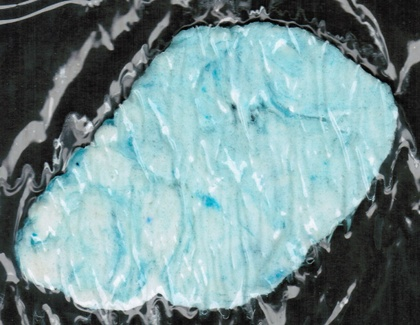
%> input picture database/005-15.jpg, 420 x 325 px, shrunk from 920 x 712 before the run
$ octave --eval "result = recortarNuevo(imread('../../database/005-15.jpg'));"   (GNU Octave 9; MATLAB toolbox functions it lacks are replaced by stand-ins)
%> lines starting %> are read from the running program, lines starting %| are printed output that depends on the picture; in (x1, y1, x2, y2) boxes, pixels count from 0 and x2, y2 are one past the last pixel; in counts of white or black regions, pixels touching at a corner belong together; the program's own positions count from 1
### core/segmentacion/mLuv2RGB.m
function rgb = mLuv2RGB(luvim)

if size(luvim,3) ~= 3
    error('im must have three color channels');
end
if ~isa(luvim,'float')
    luvim = im2single(luvim);
end
imsiz = size(luvim);
%> imsiz = [325 420 3]

RGB = [ 3.2405, -1.5371, -0.4985 ; ...
    -0.9693,  1.8760,  0.0416 ; ...
    0.0556, -0.2040,  1.0573 ];
Up = 0.19784977571475;
Vp = 0.46834507665248;
Yn = 1.00000;

l = luvim(:,:,1);
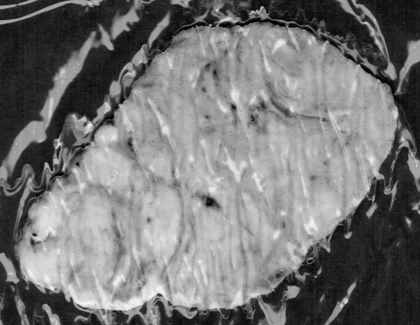
%> l: size 325x420 single; min 0, max 0.969, mean 0.462

y = Yn*l./903.3;
y(l>.8) = (l(l>.8)+16)/116;
%> y: size 325x420 single; min 0, max 0.146, mean 0.00583
y(l>.8) = Yn*(y(l>.8)).^3;
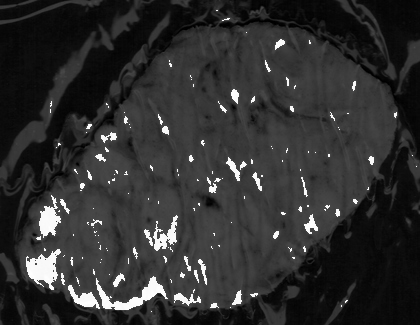
%> y: size 325x420 single; min 0, max 0.00313, mean 0.00059; drawn with min black and max white

u = Up+luvim(:,:,2)./(13*l);
v = Vp+luvim(:,:,3)./(13*l);

x = 9*u.*y./(4*v);
z = (12-3*u-20*v).*y./(4*v);
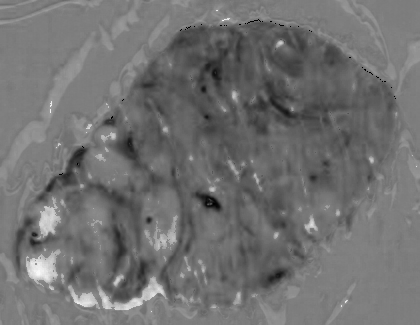
%> z: size 325x420 single; 0.06% of the values are NaN or infinite; the others: min -0.000392, max 0.000429, mean -2.77e-05; drawn with min black, max white, NaN and infinite black

rgb = RGB*reshape(permute(cat(3, x, y, z),[3 1 2]),[3 prod(imsiz(1:2))]);
rgb = reshape(rgb',imsiz);
%> rgb: size 325x420x3 single; 0.06% of the values are NaN or infinite; the others: min -0.000599, max 0.00683, mean 0.000552

zr = find(l < .1);
%> zr = 10120 values from 31 to 136500
rgb([zr zr+prod(imsiz(1:2)) zr+2*prod(imsiz(1:2))]) = 0;
%> rgb: size 325x420x3 single; mean R, G, B 0.00131, 0.000437, -0.000111
rgb = min(rgb,1);
rgb = max(rgb,0);
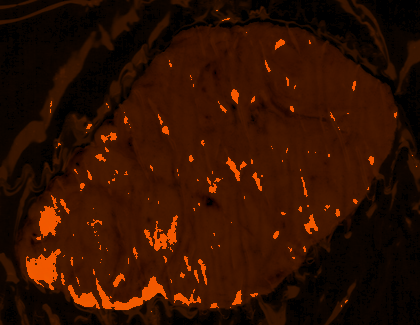
%> rgb: size 325x420x3 single; mean R, G, B 0.00131, 0.000437, 2.68e-07; drawn with min black and max white
%> in recortarNuevo, `lab = rgb2lab(mLuv2RGB(fimg));`: lab: size 325x420x3 single; mean of channels 1, 2, 3 0.0414, 0.0428, 0.0627

### core/segmentacion/calcularUmbral.m
function [ umbral ] = calcularUmbral( alterno )
%UNTITLED Summary of this function goes here
%   Detailed explanation goes here
L = medfilt2(alterno,[3 3]);
db = double(L);
media = mean2(db);
%> media = 0.0409
desviacion = std2(db);
%> desviacion = 0.0383

ratio = desviacion/media;
%> ratio = 0.936

tamano = size(db);
%> tamano = [325 420]

H = tamano(1);
%> H = 325
W = tamano(2);
%> W = 420
centroH = fix(H/2);
%> centroH = 162
centroW = fix(W/2);
%> centroW = 210

r = 10;

ventana = db(centroH-r:centroH+r, centroW-r:centroW+r);
mediaVentana = mean2(ventana);
%> mediaVentana = 0.0533
%mediaVentana = abs(mean2(ventana));
desviacionVentana = std2(ventana);
%> desviacionVentana = 0.00397
%desviacionVentana = abs(std2(ventana));

p1 = db(1:r,1:r);
p2 = db(1:r,W-r:W);
p3 = db(H-r:H, W-r:W);
p4 = db(H-r:H,1:r);

mediaEsquina = (mean2(p1)+mean2(p2)+mean2(p3)+mean2(p4))/4;
%> mediaEsquina = 0.00934
desviacionEsquina = std2([p1(:) ; p2(:) ; p3(:) ; p4(:)]);
%> desviacionEsquina = 0.0122
% [9 lines of commented-out code are left out]
umbral = abs(mediaEsquina) + 2*abs(desviacionEsquina);
%> umbral = 0.0337


end

### core/segmentacion/recortarNuevo.m
function [ mascara, densit] = recortarNuevo( fimg )
%UNTITLED2 Summary of this function goes here
%   Detailed explanation goes here

lab = rgb2lab(mLuv2RGB(fimg));
uL = calcularUmbral(lab(:,:,1));
%> uL = 0.0337
ua = calcularUmbral(lab(:,:,2));
%> in calcularUmbral (call 2), `media = mean2(db);`: media = 0.0423
%> in calcularUmbral (call 2), `desviacion = std2(db);`: desviacion = 0.036
%> in calcularUmbral (call 2), `ratio = desviacion/media;`: ratio = 0.85
%> in calcularUmbral (call 2), `ventana = db(centroH-r:centroH+r, centroW-r:centroW+r);`:
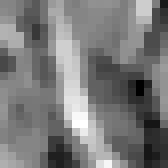
%> ventana: size 21x21 double (shown 8 times larger); min 0.0542, max 0.0624, mean 0.0581; drawn with min black and max white
%> in calcularUmbral (call 2), `mediaVentana = mean2(ventana);`: mediaVentana = 0.0581
%> in calcularUmbral (call 2), `desviacionVentana = std2(ventana);`: desviacionVentana = 0.00149
%> in calcularUmbral (call 2), `mediaEsquina = (mean2(p1)+mean2(p2)+mean2(p3)+mean2(p4))/4;`: mediaEsquina = 0.00819
%> in calcularUmbral (call 2), `desviacionEsquina = std2([p1(:) ; p2(:) ; p3(:) ; p4(:)]);`: desviacionEsquina = 0.0105
%> in calcularUmbral (call 2), `umbral = abs(mediaEsquina) + 2*abs(desviacionEsquina);`: umbral = 0.0292
%> ua = 0.0292
ub = calcularUmbral(lab(:,:,3));
%> in calcularUmbral (call 3), `L = medfilt2(alterno,[3 3]);`:
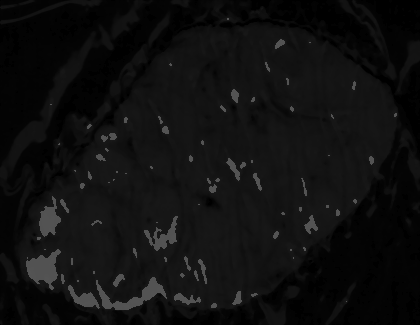
%> L: size 325x420 single; min 0, max 0.331, mean 0.062
%> in calcularUmbral (call 3), `media = mean2(db);`: media = 0.062
%> in calcularUmbral (call 3), `desviacion = std2(db);`: desviacion = 0.058
%> in calcularUmbral (call 3), `ratio = desviacion/media;`: ratio = 0.936
%> in calcularUmbral (call 3), `mediaVentana = mean2(ventana);`: mediaVentana = 0.0809
%> in calcularUmbral (call 3), `desviacionVentana = std2(ventana);`: desviacionVentana = 0.00597
%> in calcularUmbral (call 3), `mediaEsquina = (mean2(p1)+mean2(p2)+mean2(p3)+mean2(p4))/4;`: mediaEsquina = 0.0141
%> in calcularUmbral (call 3), `desviacionEsquina = std2([p1(:) ; p2(:) ; p3(:) ; p4(:)]);`: desviacionEsquina = 0.0185
%> in calcularUmbral (call 3), `umbral = abs(mediaEsquina) + 2*abs(desviacionEsquina);`: umbral = 0.051
%> ub = 0.051

len = size(fimg);
%> len = [325 420 3]
mascara = zeros(len(1),len(2));
densit = zeros(len(1),len(2));
for i=1:len(1)
    for j=1:len(2)
        d = sqrt((fimg(i,j,1)-uL)^2+(fimg(i,j,2)-ua)^2+(fimg(i,j,3)-ub)^2);
        densit(i,j)=d;
        if(d>10)
            mascara(i,j) = 1;
        end
    end
end
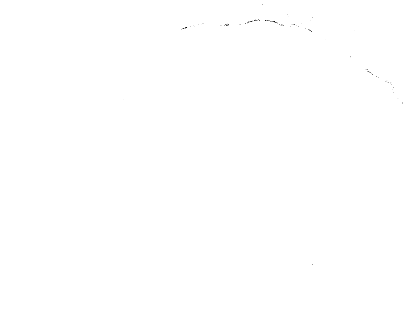
%> densit: size 325x420 double; min 2.24, max 15.97, mean 15.96; drawn with min black and max white
%> mascara: size 325x420 double; values 0 (black) and 1 (white), 100% white; black in thin lines or dots, all inside (x1, y1, x2, y2) = (183, 19, 377, 77)


end

$ run again, on database/008-6.jpg
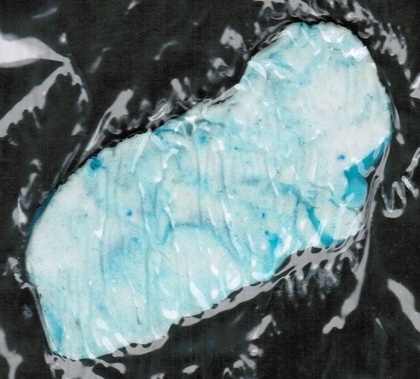
%> input picture database/008-6.jpg, 420 x 379 px, shrunk from 852 x 768 before the run
%> zr = 9089 values from 1 to 159180
%> in mLuv2RGB, `rgb([zr zr+prod(imsiz(1:2)) zr+2*prod(imsiz(1:2))]) = 0;`:
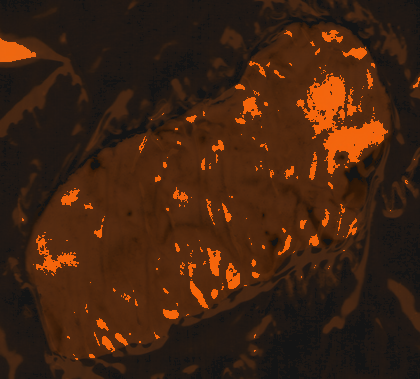
%> rgb: size 379x420x3 single; mean R, G, B 0.00127, 0.000436, -8.5e-05; drawn with min black and max white
%> lab: size 379x420x3 single; mean of channels 1, 2, 3 0.0407, 0.0402, 0.0616
%> media = 0.0403
%> desviacion = 0.0449
%> ratio = 1.11
%> mediaVentana = 0.0514
%> desviacionVentana = 0.00448
%> mediaEsquina = 0.0065
%> desviacionEsquina = 0.00715
%> umbral = 0.0208
%> ua = 0.0183
%> in calcularUmbral (call 3), `L = medfilt2(alterno,[3 3]);`:
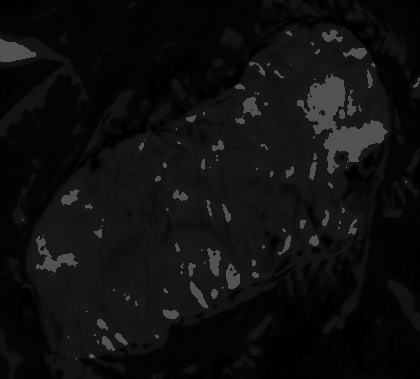
%> L: size 379x420 single; min 0, max 0.332, mean 0.061
%> media = 0.061
%> desviacion = 0.068
%> ratio = 1.11
%> mediaVentana = 0.078
%> desviacionVentana = 0.00672
%> mediaEsquina = 0.00975
%> desviacionEsquina = 0.0108
%> umbral = 0.0313

$ run again, on database/011-20.jpg
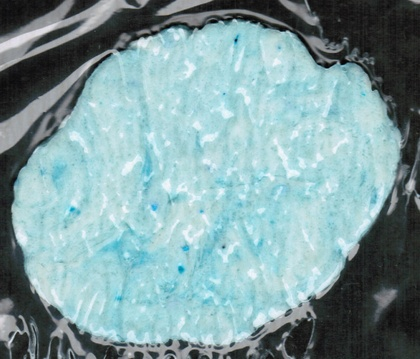
%> input picture database/011-20.jpg, 420 x 359 px, shrunk from 796 x 680 before the run
%> zr = 7331 values from 1 to 150750
%> lab: size 359x420x3 single; mean of channels 1, 2, 3 0.044, 0.0461, 0.0667
%> media = 0.0435
%> desviacion = 0.0347
%> ratio = 0.798
%> mediaVentana = 0.052
%> desviacionVentana = 0.0038
%> mediaEsquina = 0.0117
%> desviacionEsquina = 0.00959
%> umbral = 0.0309
%> ua = 0.0281
%> in calcularUmbral (call 3), `L = medfilt2(alterno,[3 3]);`:
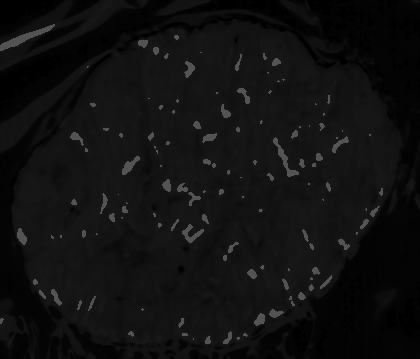
%> L: size 359x420 single; min 0, max 0.331, mean 0.066
%> media = 0.066
%> desviacion = 0.0526
%> ratio = 0.798
%> mediaVentana = 0.0789
%> desviacionVentana = 0.00572
%> mediaEsquina = 0.0177
%> desviacionEsquina = 0.0145
%> umbral = 0.0466
